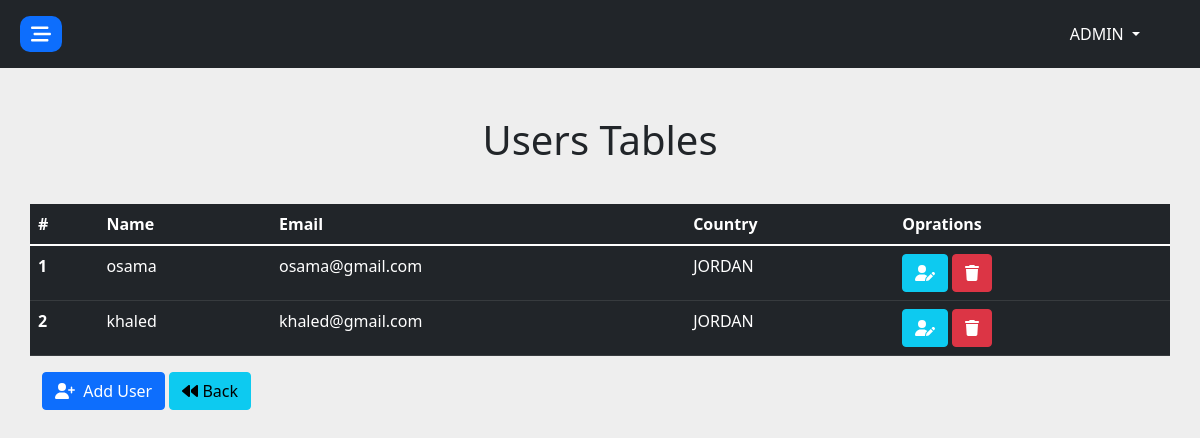
The page /admin/Home.php?page=users (signed in) on the database as committed earlier.
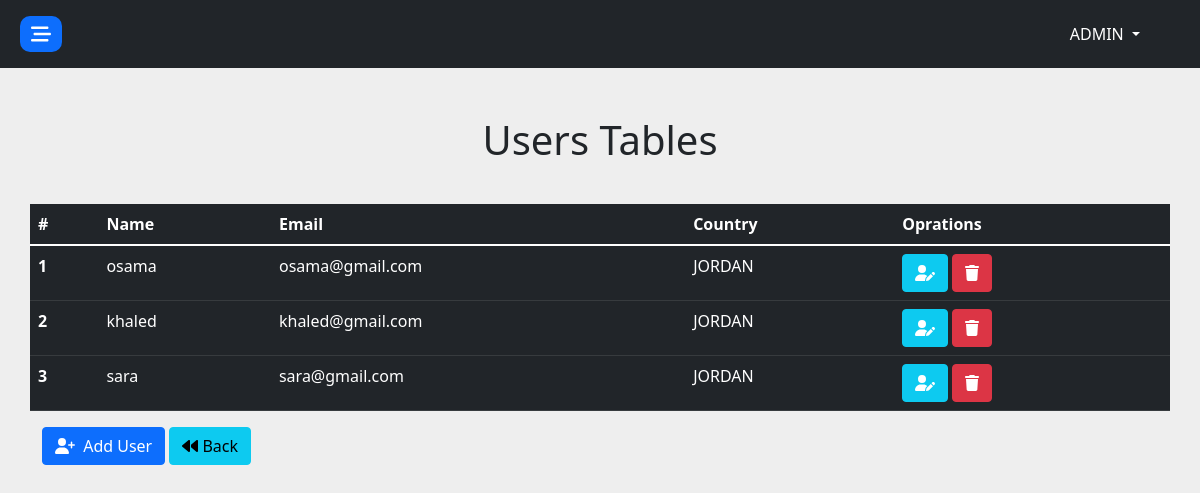
The same page on the database as committed later.
### tables this page shows
CREATE TABLE `users` (
  `id` int(11) NOT NULL,
  `name` varchar(100) NOT NULL,
  `email` varchar(200) NOT NULL,
  `password` varchar(255) NOT NULL,
  `country_id` int(10) NOT NULL,
  `is_admin` tinyint(4) NOT NULL DEFAULT 0
);

CREATE TABLE `countries` (
  `id` int(11) NOT NULL,
  `name` varchar(100) NOT NULL
);

### admin/pages/users/index.php (the view, shortened to what this page needs)
<?php
    $con = DataBaseQuery::conDataBase();
    $sql = "SELECT users.*, countries.name AS 'name_country' FROM `users` INNER JOIN `countries` ON users.country_id = countries.id WHERE users.is_admin = 0";
    $stmt = $con->prepare($sql);
    $stmt->execute();
    $users = $stmt->fetchAll();
?>
    <div class="row">
        <div class="col d-flex justify-content-center align-items-center">
            <h1>Users Tables</h1>
        </div>
    </div>
<div class="row py-3"></div>
    <div class="row overflow-auto">
        <table class="table table-borderd table-dark">
            <thead>
                <tr>
                    <th scope="col">#</th>
                    <th scope="col">Name</th>
                    <th scope="col">Email</th>
                    <th scope="col">Country</th>
                    <th scope="col">Oprations</th>
                </tr>
            </thead>
            <tbody>
                <?php if(!empty($users)){ $i = 1; foreach($users as $user){
                    echo "<tr>
                            <th scope='row'>".$i++."</th>
                            <td>".$user['name']."</td>
                            <td>".$user['email']."</td>
                            <td>".strtoupper($user['name_country'])."</td>
                            <td class=''>
                                <a href='?page=users&edit=".$user['id']."' class='btn btn-info'><i class='fa-solid fa-user-pen text-white'></i></a>
                                <a href='?page=users&delete=".$user['id']."' class='btn btn-danger'><i class='fa-solid fa-trash text-white'></i></a>
                            </td>
                        </tr>";
                }}else{ echo "<tr> <td colspan='5' class='text-center'> <h3>No Users Found</h3></td> </tr>";} ?>
            </tbody>
        </table>
    </div>
    <div class="btn-add">
        <a href="?page=users&add" class="btn btn-primary"><i class="fa fa-user-plus me-1" aria-hidden="true"></i> Add User</a>
        <a href="/admin" class="btn btn-info"><i class="fa fa-backward me-1" aria-hidden="true"></i>Back</a>
    </div>

Rows that differ between the two databases and show on the page:
added users: name "sara", email "sara@gmail.com", country.name "JORDAN"
